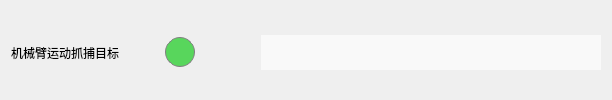
                  <widget class="QWidget" name="widget_24" native="true">
                   <property name="sizePolicy">
                    <sizepolicy hsizetype="Preferred" vsizetype="Fixed">
                     <horstretch>0</horstretch>
                     <verstretch>0</verstretch>
                    </sizepolicy>
                   </property>
                   <property name="minimumSize">
                    <size>
                     <width>0</width>
                     <height>45</height>
                    </size>
                   </property>
                   <property name="styleSheet">
                    <string notr="true">border:none
</string>
                   </property>
                   <layout class="QHBoxLayout" name="horizontalLayout_22">
                    <property name="topMargin">
                     <number>5</number>
                    </property>
                    <property name="bottomMargin">
                     <number>0</number>
                    </property>
                    <item>
                     <widget class="QLabel" name="label_51">
                      <property name="sizePolicy">
                       <sizepolicy hsizetype="Fixed" vsizetype="Preferred">
                        <horstretch>0</horstretch>
                        <verstretch>0</verstretch>
                       </sizepolicy>
                      </property>
                      <property name="minimumSize">
                       <size>
                        <width>60</width>
                        <height>0</height>
                       </size>
                      </property>
                      <property name="styleSheet">
                       <string notr="true">margin-top: 0px;</string>
                      </property>
                      <property name="text">
                       <string>机械臂运动抓捕目标</string>
                      </property>
                     </widget>
                    </item>
                    <item>
                     <spacer name="horizontalSpacer_9">
                      <property name="orientation">
                       <enum>Qt::Horizontal</enum>
                      </property>
                      <property name="sizeHint" stdset="0">
                       <size>
                        <width>40</width>
                        <height>20</height>
                       </size>
                      </property>
                     </spacer>
                    </item>
                    <item>
                     <widget class="QLabel" name="label_52">
                      <property name="sizePolicy">
                       <sizepolicy hsizetype="Fixed" vsizetype="Fixed">
                        <horstretch>0</horstretch>
                        <verstretch>0</verstretch>
                       </sizepolicy>
                      </property>
                      <property name="minimumSize">
                       <size>
                        <width>30</width>
                        <height>30</height>
                       </size>
                      </property>
                      <property name="styleSheet">
                       <string notr="true">background-color: rgb(88, 214, 92);
border-radius: 15px; 
border: 1px solid gray;
margin-top: 0px;
</string>
                      </property>
                      <property name="text">
                       <string/>
                      </property>
                     </widget>
                    </item>
                    <item>
                     <spacer name="horizontalSpacer_29">
                      <property name="orientation">
                       <enum>Qt::Horizontal</enum>
                      </property>
                      <property name="sizeType">
                       <enum>QSizePolicy::Fixed</enum>
                      </property>
                      <property name="sizeHint" stdset="0">
                       <size>
                        <width>60</width>
                        <height>20</height>
                       </size>
                      </property>
                     </spacer>
                    </item>
                    <item>
                     <widget class="QLineEdit" name="lineEdit_33">
                      <property name="sizePolicy">
                       <sizepolicy hsizetype="Fixed" vsizetype="Fixed">
                        <horstretch>0</horstretch>
                        <verstretch>0</verstretch>
                       </sizepolicy>
                      </property>
                      <property name="minimumSize">
                       <size>
                        <width>340</width>
                        <height>35</height>
                       </size>
                      </property>
                      <property name="styleSheet">
                       <string notr="true">background-color: #f9f9f9;
padding: 5px 10px;
border:none;
margin-top: 0px;</string>
                      </property>
                     </widget>
                    </item>
                   </layout>
                  </widget>
